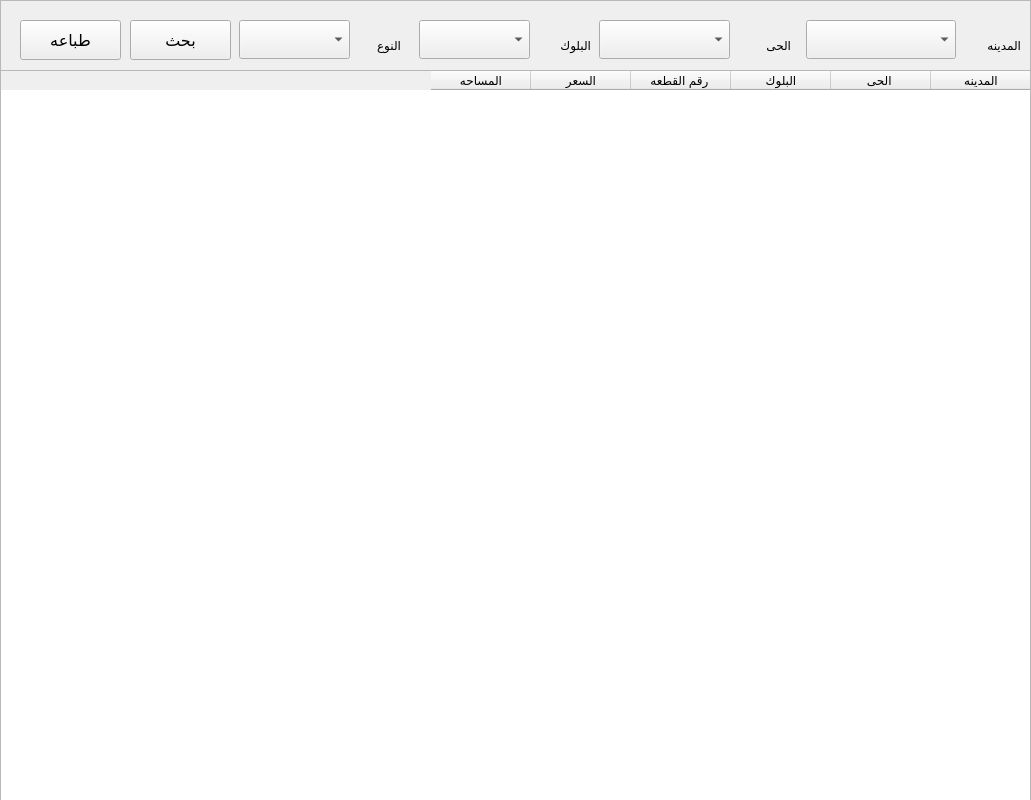
      <widget class="QFrame" name="Services_Eductional_Archieve">
       <property name="geometry">
        <rect>
         <x>0</x>
         <y>0</y>
         <width>1031</width>
         <height>800</height>
        </rect>
       </property>
       <property name="frameShape">
        <enum>QFrame::StyledPanel</enum>
       </property>
       <property name="frameShadow">
        <enum>QFrame::Raised</enum>
       </property>
       <widget class="QTableWidget" name="tableWidget_30">
        <property name="geometry">
         <rect>
          <x>0</x>
          <y>70</y>
          <width>1031</width>
          <height>731</height>
         </rect>
        </property>
        <property name="layoutDirection">
         <enum>Qt::RightToLeft</enum>
        </property>
        <column>
         <property name="text">
          <string>المدينه</string>
         </property>
        </column>
        <column>
         <property name="text">
          <string>الحى </string>
         </property>
        </column>
        <column>
         <property name="text">
          <string>البلوك</string>
         </property>
        </column>
        <column>
         <property name="text">
          <string>رقم القطعه </string>
         </property>
        </column>
        <column>
         <property name="text">
          <string>السعر</string>
         </property>
        </column>
        <column>
         <property name="text">
          <string>المساحه</string>
         </property>
        </column>
       </widget>
       <widget class="QLabel" name="label_137">
        <property name="geometry">
         <rect>
          <x>540</x>
          <y>30</y>
          <width>51</width>
          <height>31</height>
         </rect>
        </property>
        <property name="font">
         <font>
          <family>simplified arabic</family>
         </font>
        </property>
        <property name="text">
         <string>البلوك</string>
        </property>
       </widget>
       <widget class="QComboBox" name="comboBox_59">
        <property name="geometry">
         <rect>
          <x>599</x>
          <y>20</y>
          <width>131</width>
          <height>39</height>
         </rect>
        </property>
       </widget>
       <widget class="QPushButton" name="btn_search_25">
        <property name="geometry">
         <rect>
          <x>20</x>
          <y>20</y>
          <width>101</width>
          <height>40</height>
         </rect>
        </property>
        <property name="font">
         <font>
          <family>simplified arabic</family>
          <pointsize>12</pointsize>
         </font>
        </property>
        <property name="cursor">
         <cursorShape>PointingHandCursor</cursorShape>
        </property>
        <property name="text">
         <string>طباعه</string>
        </property>
       </widget>
       <widget class="QLabel" name="label_139">
        <property name="geometry">
         <rect>
          <x>740</x>
          <y>30</y>
          <width>51</width>
          <height>31</height>
         </rect>
        </property>
        <property name="font">
         <font>
          <family>simplified arabic</family>
         </font>
        </property>
        <property name="text">
         <string>الحى</string>
        </property>
       </widget>
       <widget class="QLabel" name="label_140">
        <property name="geometry">
         <rect>
          <x>970</x>
          <y>30</y>
          <width>51</width>
          <height>31</height>
         </rect>
        </property>
        <property name="font">
         <font>
          <family>simplified arabic</family>
         </font>
        </property>
        <property name="text">
         <string>المدينه</string>
        </property>
       </widget>
       <widget class="QComboBox" name="comboBox_60">
        <property name="geometry">
         <rect>
          <x>419</x>
          <y>20</y>
          <width>111</width>
          <height>39</height>
         </rect>
        </property>
       </widget>
       <widget class="QComboBox" name="comboBox_61">
        <property name="geometry">
         <rect>
          <x>806</x>
          <y>20</y>
          <width>150</width>
          <height>39</height>
         </rect>
        </property>
       </widget>
       <widget class="QPushButton" name="btn_search_26">
        <property name="geometry">
         <rect>
          <x>130</x>
          <y>20</y>
          <width>101</width>
          <height>40</height>
         </rect>
        </property>
        <property name="font">
         <font>
          <family>simplified arabic</family>
          <pointsize>12</pointsize>
         </font>
        </property>
        <property name="cursor">
         <cursorShape>PointingHandCursor</cursorShape>
        </property>
        <property name="text">
         <string>بحث</string>
        </property>
       </widget>
       <widget class="QComboBox" name="comboBox_62">
        <property name="geometry">
         <rect>
          <x>239</x>
          <y>20</y>
          <width>111</width>
          <height>39</height>
         </rect>
        </property>
       </widget>
       <widget class="QLabel" name="label_141">
        <property name="geometry">
         <rect>
          <x>360</x>
          <y>30</y>
          <width>41</width>
          <height>31</height>
         </rect>
        </property>
        <property name="font">
         <font>
          <family>simplified arabic</family>
         </font>
        </property>
        <property name="text">
         <string>النوع</string>
        </property>
       </widget>
      </widget>
